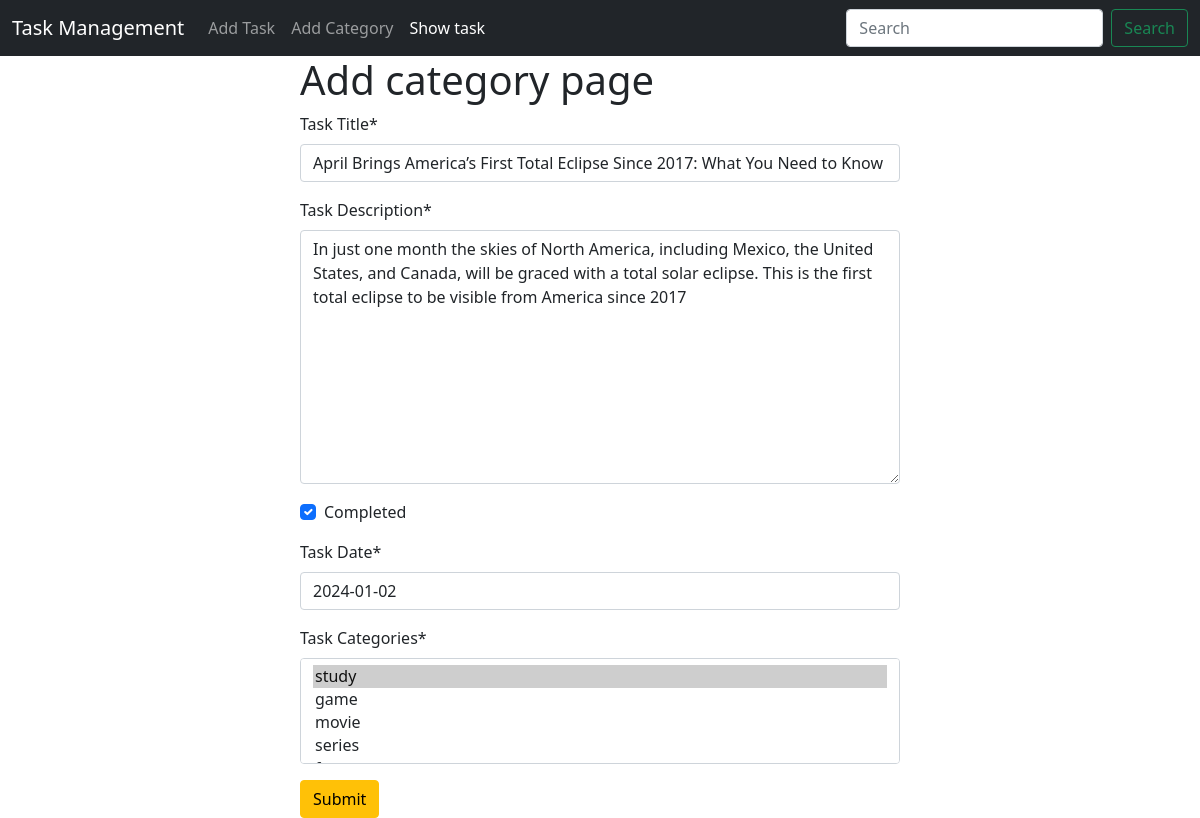
/task/edit/9, run on the app's committed database.
### task/models.py (models this page shows, shortened)
class TaskModel(models.Model):
    taskTitle = models.CharField(max_length=255, verbose_name="Task Title")
    taskDescription = models.TextField(verbose_name="Task Description")
    is_completed = models.BooleanField(default=False, verbose_name="Completed")
    taskAssignDate = models.DateField(verbose_name="Task Date")
    categories = models.ManyToManyField(TaskCategory, verbose_name="Task Categories")

### task/views.py (the view, shortened to what this page needs)
# urls.py: path('edit/<int:id>', views.edit_task, name='edit_task'),
def edit_task(request, id):
    task = models.TaskModel.objects.get(pk=id)
    task_form = forms.TaskForm(instance=task)
    return render(request, 'add_task.html', {'form' : task_form})

### task/forms.py
class TaskForm(forms.ModelForm):
    class Meta:
        model = TaskModel
        fields = '__all__'

### category/models.py (called while the page is built)
    def __str__(self):
        return self.name

### task/templates/add_task.html (shortened to what this page needs)
{% extends 'base.html' %}
{% load crispy_forms_tags %}
{% block content %}
<form style="width:50% ; margin : auto" method="post">
    <h1>Add category page</h1>
    {{form | crispy}}
    <button class="btn btn-warning">Submit</button>
</form>
{% endblock %}

### data on the page
TaskModel: taskTitle "April Brings America’s First Total Eclipse Since 2017: What You Need to Know", taskDescription "In just one month the skies of North America, including Mexico, the United States, and Canada, will be graced with a total solar eclipse. This is the first total eclipse to be visible from America since 2017", is_completed "☑", taskAssignDate "2024-01-02"
